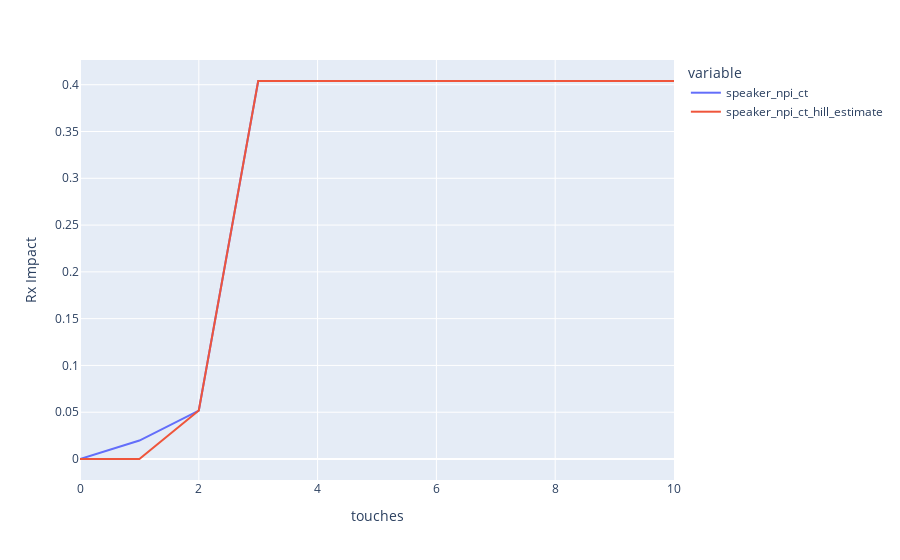

Notebook code for this chart:
### Code cell
response_curves.plot(channel1['resp_df'], 'touches', ['speaker_npi_ct', 'speaker_npi_ct_hill_estimate'])

### Figure 1 — Plotly figure (JSON) as saved in the notebook; plotly's stock layout.template omitted (floating-point values rounded to 4 significant figures)
{"data": [{"hovertemplate": "variable=speaker_npi_ct<br>touches=%{x}<br>value=%{y}<extra></extra>", "legendgroup": "speaker_npi_ct", "line": {"color": "#636efa", "dash": "solid"}, "marker": {"symbol": "circle"}, "mode": "lines", "name": "speaker_npi_ct", "orientation": "v", "showlegend": true, "type": "scatter", "x": [0, 1, 2, 3, 4, 5, 6, 7, 8, 9, 10], "xaxis": "x", "y": [0, 0.01968, 0.05178, 0.404, 0.404, 0.404, 0.404, 0.404, 0.404, 0.404, 0.404], "yaxis": "y"}, {"hovertemplate": "variable=speaker_npi_ct_hill_estimate<br>touches=%{x}<br>value=%{y}<extra></extra>", "legendgroup": "speaker_npi_ct_hill_estimate", "line": {"color": "#EF553B", "dash": "solid"}, "marker": {"symbol": "circle"}, "mode": "lines", "name": "speaker_npi_ct_hill_estimate", "orientation": "v", "showlegend": true, "type": "scatter", "x": [0, 1, 2, 3, 4, 5, 6, 7, 8, 9, 10], "xaxis": "x", "y": [0, 1.369e-13, 0.05178, 0.404, 0.404, 0.404, 0.404, 0.404, 0.404, 0.404, 0.404], "yaxis": "y"}], "layout": {"legend": {"title": {"text": "variable"}, "tracegroupgap": 0}, "margin": {"t": 60}, "xaxis": {"anchor": "y", "domain": [0, 1], "title": {"text": "touches"}}, "yaxis": {"anchor": "x", "domain": [0, 1], "title": {"text": "Rx Impact"}}}}
